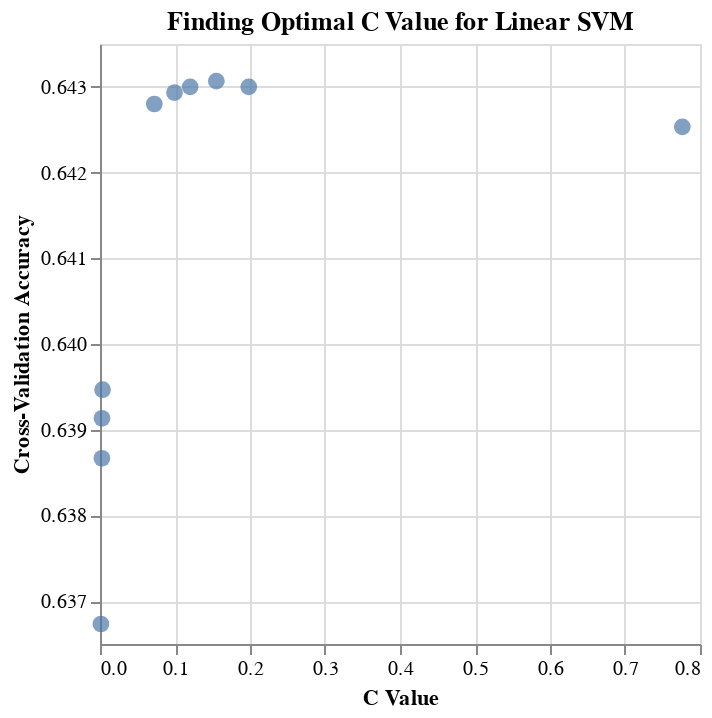

The code cell stored with this chart in its notebook:
### Code cell
# Plot how accuracy changes with C
alt.Chart(svm_results, 
    title=alt.Title(
        text="Finding Optimal C Value for Linear SVM"
    )
).mark_circle(size=70
).encode(
    x=alt.X('param_linearsvc__C').title("C Value"),
    y=alt.Y('mean_test_score').scale(zero=False
            ).title("Cross-Validation Accuracy")
)

### Figure 1 — Vega specification as saved in the notebook (floating-point values rounded to 4 significant figures)
{"$schema": "https://vega.github.io/schema/vega/v5.json", "data": [{"name": "source_0", "values": [{"mean_test_score": 0.6431, "param_linearsvc__C": 0.1551}, {"mean_test_score": 0.643, "param_linearsvc__C": 0.1202}, {"mean_test_score": 0.643, "param_linearsvc__C": 0.1984}, {"mean_test_score": 0.6429, "param_linearsvc__C": 0.09932}, {"mean_test_score": 0.6428, "param_linearsvc__C": 0.07242}, {"mean_test_score": 0.6425, "param_linearsvc__C": 0.7764}, {"mean_test_score": 0.6395, "param_linearsvc__C": 0.003455}, {"mean_test_score": 0.6391, "param_linearsvc__C": 0.002651}, {"mean_test_score": 0.6387, "param_linearsvc__C": 0.002521}, {"mean_test_score": 0.6367, "param_linearsvc__C": 0.00122}]}, {"name": "source_0_x_domain_param_linearsvc__C", "values": [{"min": 0.00122, "max": 0.7764}]}, {"name": "source_0_y_domain_mean_test_score", "values": [{"min": 0.6367, "max": 0.6431}]}], "marks": [{"type": "symbol", "name": "marks", "from": {"data": "source_0"}, "encode": {"update": {"fill": {"value": "#4c78a8"}, "size": {"value": 70}, "y": {"field": "mean_test_score", "scale": "y"}, "shape": {"value": "circle"}, "opacity": {"value": 0.7}, "x": {"field": "param_linearsvc__C", "scale": "x"}}}, "style": ["circle"]}], "scales": [{"name": "x", "type": "linear", "domain": [{"signal": "(data(\"source_0_x_domain_param_linearsvc__C\")[0] || {}).min"}, {"signal": "(data(\"source_0_x_domain_param_linearsvc__C\")[0] || {}).max"}], "range": [0, {"signal": "width"}], "zero": true, "nice": true}, {"name": "y", "type": "linear", "domain": [{"signal": "(data(\"source_0_y_domain_mean_test_score\")[0] || {}).min"}, {"signal": "(data(\"source_0_y_domain_mean_test_score\")[0] || {}).max"}], "range": [{"signal": "height"}, 0], "zero": false, "nice": true}], "axes": [{"scale": "x", "tickCount": {"signal": "ceil(width/40)"}, "aria": false, "grid": true, "zindex": 0, "ticks": false, "gridScale": "y", "maxExtent": 0, "domain": false, "minExtent": 0, "labels": false, "orient": "bottom"}, {"scale": "y", "maxExtent": 0, "aria": false, "ticks": false, "labels": false, "domain": false, "gridScale": "x", "grid": true, "tickCount": {"signal": "ceil(height/40)"}, "minExtent": 0, "zindex": 0, "orient": "left"}, {"scale": "x", "zindex": 0, "tickCount": {"signal": "ceil(width/40)"}, "orient": "bottom", "grid": false, "title": "C Value", "labelFlush": true, "labelOverlap": true}, {"scale": "y", "orient": "left", "grid": false, "title": "Cross-Validation Accuracy", "tickCount": {"signal": "ceil(height/40)"}, "zindex": 0, "labelOverlap": true}], "title": {"text": "Finding Optimal C Value for Linear SVM", "frame": "group"}, "height": 300, "background": "white", "padding": 5, "style": "cell", "width": 300}
